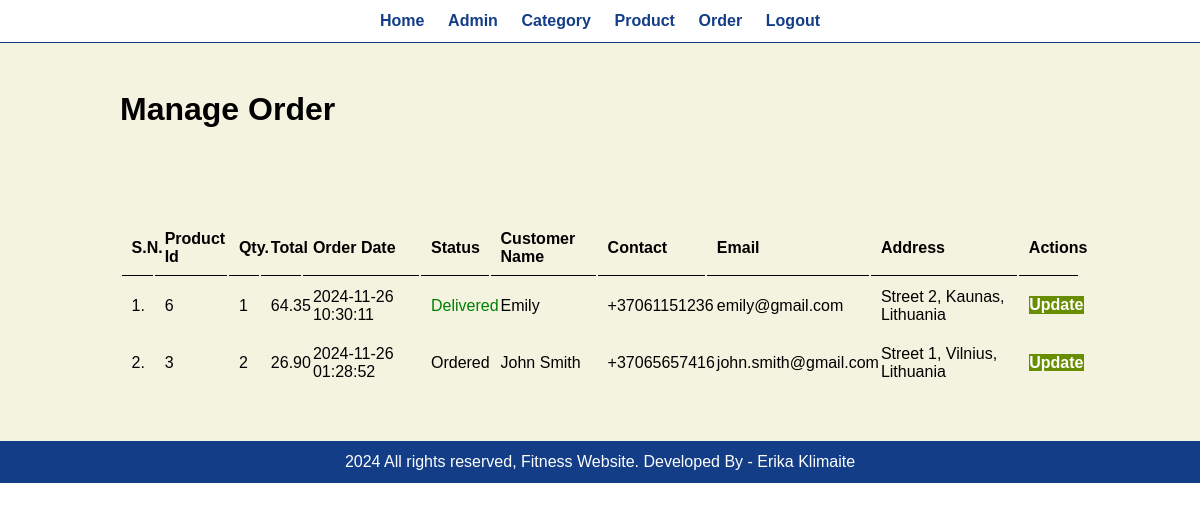
Screenshot of /admin/manage-order.php (signed in) with the database file from the repository.
### tables this page shows
CREATE TABLE `tbl_order` (
  `id` int(10) UNSIGNED NOT NULL,
  `product_id` int(10) UNSIGNED NOT NULL,
  `qty` int(11) NOT NULL,
  `total` decimal(10,2) NOT NULL,
  `order_date` datetime NOT NULL,
  `status` varchar(50) NOT NULL,
  `customer_name` varchar(150) NOT NULL,
  `customer_contact` varchar(20) NOT NULL,
  `customer_email` varchar(100) NOT NULL,
  `customer_address` varchar(255) NOT NULL
);

### admin/manage-order.php (the view, shortened to what this page needs)
<?php include('partials/menu.php'); ?>
<div class="content">
    <div class="wrapper">
        <h1>Manage Order</h1>
                <br /><br /><br />
                <br><br>
                <table class="tbl-full">
                    <tr>
                        <th>S.N.</th>
                        <th>Product Id</th>
                        <th>Qty.</th>
                        <th>Total</th>
                        <th>Order Date</th>
                        <th>Status</th>
                        <th>Customer Name</th>
                        <th>Contact</th>
                        <th>Email</th>
                        <th>Address</th>
                        <th>Actions</th>
                    </tr>
                    <?php
                        $sql = "SELECT * FROM tbl_order ORDER BY id DESC";
                        $res = mysqli_query($conn, $sql);
                        $count = mysqli_num_rows($res);
                        $sn = 1;
                        if($count>0)
                        {
                            while($row=mysqli_fetch_assoc($res))
                            {
                                $id = $row['id'];
                                $product_id = $row['product_id'];
                                $qty = $row['qty'];
                                $total = $row['total'];
                                $order_date = $row['order_date'];
                                $status = $row['status'];
                                $customer_name = $row['customer_name'];
                                $customer_contact = $row['customer_contact'];
                                $customer_email = $row['customer_email'];
                                $customer_address = $row['customer_address'];
                                ?>
                                    <tr>
                                        <td><?php echo $sn++; ?>. </td>
                                        <td><?php echo $product_id ?></td>
                                        <td><?php echo $qty; ?></td>
                                        <td><?php echo $total; ?></td>
                                        <td><?php echo $order_date; ?></td>
                                        <td>
                                            <?php
                                                if($status=="Ordered")
                                                {
                                                    echo "<label>$status</label>";
                                                }
                                                elseif($status=="On Delivery")
                                                {
                                                    echo "<label style='color: orange;'>$status</label>";
                                                }
                                                elseif($status=="Delivered")
                                                {
                                                    echo "<label style='color: green;'>$status</label>";
                                                }
                                                elseif($status=="Cancelled")
                                                {
                                                    echo "<label style='color: red;'>$status</label>";
                                                }
                                            ?>
                                        </td>
                                        <td><?php echo $customer_name; ?></td>
                                        <td><?php echo $customer_contact; ?></td>
                                        <td><?php echo $customer_email; ?></td>
                                        <td><?php echo $customer_address; ?></td>
                                        <td>
                                            <a href="<?php echo SITEURL; ?>admin/update-order.php?id=<?php echo $id; ?>" class="btn-secondary">Update</a>
                                        </td>
                                    </tr>
                                <?php
                            }
                        }
                        else
                        {
                            echo "<tr><td colspan='12' class='error'>Orders not Available</td></tr>";
                        }
                    ?>
                </table>
    </div>
</div>
<?php include('partials/footer.php'); ?>

### css/admin.css (style rules this page uses)
* { margin: 0; padding: 0; font-family: sans-serif; }
.wrapper { padding: 1%; width: 80%; margin: 0 auto; }
.tbl-full { width: 100%; }
table tr th { border-bottom: 1px solid black; padding: 1%; text-align: left; }
table tr td { padding: 1%; }
.btn-secondary { background-color: #688e00; padding: 1%; color: white; text-decoration: none; font-weight: bold; }
.content { background-color: #F3F3E0; padding: 3% 0; }

### rows the page displays
tbl_order: product "6", qty "1", total "64.35", order_date "2024-11-26 10:30:11", status "Delivered", customer_name "Emily", customer_contact "+37061151236", customer_email "emily@gmail.com", customer_address "Street 2, Kaunas, Lithuania"
tbl_order: product "3", qty "2", total "26.90", order_date "2024-11-26 01:28:52", status "Ordered", customer_name "John Smith", customer_contact "+37065657416", customer_email "john.smith@gmail.com", customer_address "Street 1, Vilnius, Lithuania"
